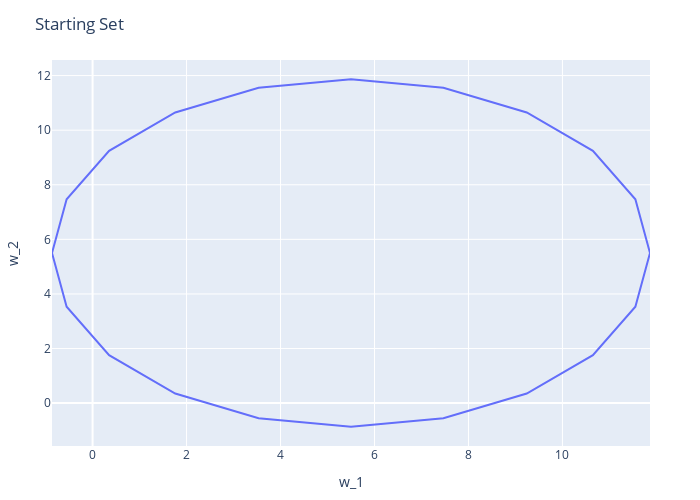

Notebook code cell kept with this figure:
### Markdown cell above
#### Hyperplanes

In addition to choosing the subgradient directions, we must also pick initial hyperplane levels. One way (again this isn't unique) is to pick an origin and a radius, then to compute points that would be along the circle in the direction of each subgradient. Once we have these points then we can use them to compute the hyperplane levels simply by $H \cdot Z'$.

<!-- Recall that continuation payoffs are $\sum \delta^t (1-\delta) u(a_t, b_t)$. If a player receives his worst (or best) utility  every period, then that is his discounted value. Therefore, values are bounded above by a player's maximum possible payoff and bounded below by a player's minimum possible payoff. It is infeasible for a player to receive a value smaller (or bigger) than this, and so, using our circle as a starting point, we can crop the size of this set along those values. We use this information (though it isn't necessary) in the function that generates an initial set for our iteration process. This set has to be "big enough," but the bigger the set is the longer it takes to compute the equilibrium value set. There is a tradeoff between ensuring that our set is big enough and saving computation time.

Notice how the points are no longer forumlated around the unit circle, but instead are now a (cropped as described above) circle of radius 10 around (4.5, 4.5).

Notice that we had a very large radius in this picture, so the code trimmed it down to a rectangle along the minimum and maximum payoffs that the players can each have.
-->

### Code cell
n = 20
C, H, Z = GameTheory.initialize_sg_hpl(rpd, n)
t = scatter(;x=vcat(Z'[:, 1], Z[1, 1]), y=vcat(Z'[:, 2], Z[2, 1]))
l = Layout(;title="Starting Set", xaxis_title="w_1", yaxis_title="w_2",
            autosize=false, height=500, width=700)
p = plot(t, l)

### Figure 1 — Plotly figure (JSON) as saved in the notebook; plotly's stock layout.template omitted (floating-point values rounded to 4 significant figures)
{"data": [{"type": "scatter", "x": [11.86, 11.55, 10.65, 9.241, 7.467, 5.5, 3.533, 1.759, 0.3514, -0.5525, -0.864, -0.5525, 0.3514, 1.759, 3.533, 5.5, 7.467, 9.241, 10.65, 11.55, 11.86], "y": [5.5, 7.467, 9.241, 10.65, 11.55, 11.86, 11.55, 10.65, 9.241, 7.467, 5.5, 3.533, 1.759, 0.3514, -0.5525, -0.864, -0.5525, 0.3514, 1.759, 3.533, 5.5]}], "layout": {"autosize": false, "height": 500, "margin": {"b": 50, "l": 50, "r": 50, "t": 60}, "title": {"text": "Starting Set"}, "width": 700, "xaxis": {"autorange": true, "range": [-0.864, 11.86], "showspikes": false, "title": {"text": "w_1"}, "type": "linear"}, "yaxis": {"autorange": true, "range": [-1.571, 12.57], "showspikes": false, "title": {"text": "w_2"}, "type": "linear"}}}
